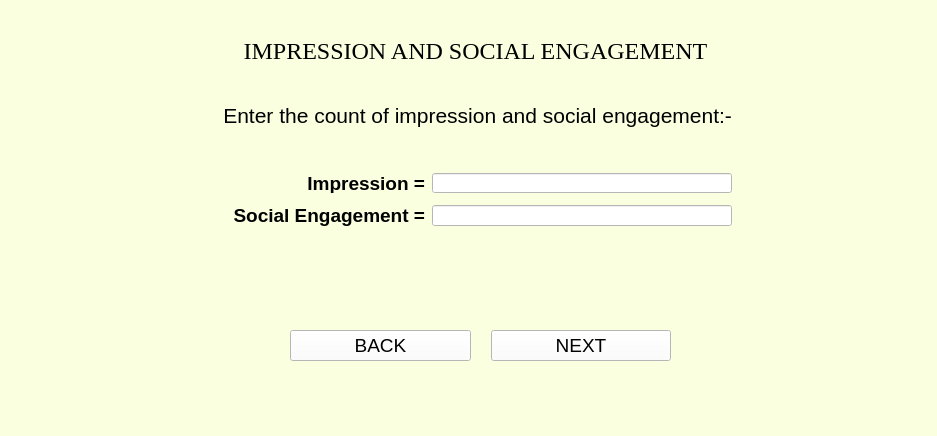
<?xml version="1.0" encoding="UTF-8"?>
<ui version="4.0">
 <class>MainWindow</class>
 <widget class="QMainWindow" name="MainWindow">
  <property name="geometry">
   <rect>
    <x>0</x>
    <y>0</y>
    <width>937</width>
    <height>436</height>
   </rect>
  </property>
  <property name="windowTitle">
   <string>MainWindow</string>
  </property>
  <property name="styleSheet">
   <string notr="true">background-color:rgb(250, 255, 224)</string>
  </property>
  <widget class="QWidget" name="centralwidget">
   <widget class="QLabel" name="label_10">
    <property name="geometry">
     <rect>
      <x>0</x>
      <y>30</y>
      <width>951</width>
      <height>41</height>
     </rect>
    </property>
    <property name="font">
     <font>
      <family>Times New Roman</family>
      <pointsize>18</pointsize>
     </font>
    </property>
    <property name="text">
     <string>IMPRESSION AND SOCIAL ENGAGEMENT</string>
    </property>
    <property name="alignment">
     <set>Qt::AlignCenter</set>
    </property>
   </widget>
   <widget class="QLabel" name="label">
    <property name="geometry">
     <rect>
      <x>0</x>
      <y>90</y>
      <width>961</width>
      <height>51</height>
     </rect>
    </property>
    <property name="font">
     <font>
      <family>Arial</family>
      <pointsize>16</pointsize>
     </font>
    </property>
    <property name="layoutDirection">
     <enum>Qt::LeftToRight</enum>
    </property>
    <property name="text">
     <string>Enter the count of impression and social engagement:- </string>
    </property>
    <property name="alignment">
     <set>Qt::AlignCenter</set>
    </property>
   </widget>
   <widget class="QWidget" name="layoutWidget">
    <property name="geometry">
     <rect>
      <x>230</x>
      <y>170</y>
      <width>507</width>
      <height>61</height>
     </rect>
    </property>
    <property name="font">
     <font>
      <family>Arial</family>
      <pointsize>14</pointsize>
      <weight>50</weight>
      <bold>false</bold>
     </font>
    </property>
    <layout class="QFormLayout" name="formLayout">
     <property name="labelAlignment">
      <set>Qt::AlignRight|Qt::AlignTrailing|Qt::AlignVCenter</set>
     </property>
     <property name="horizontalSpacing">
      <number>7</number>
     </property>
     <property name="verticalSpacing">
      <number>12</number>
     </property>
     <property name="leftMargin">
      <number>3</number>
     </property>
     <property name="topMargin">
      <number>3</number>
     </property>
     <property name="rightMargin">
      <number>5</number>
     </property>
     <property name="bottomMargin">
      <number>5</number>
     </property>
     <item row="0" column="0">
      <widget class="QLabel" name="label_3">
       <property name="font">
        <font>
         <family>Arial</family>
         <pointsize>14</pointsize>
         <weight>75</weight>
         <bold>true</bold>
        </font>
       </property>
       <property name="text">
        <string>Impression =</string>
       </property>
       <property name="alignment">
        <set>Qt::AlignRight|Qt::AlignTrailing|Qt::AlignVCenter</set>
       </property>
      </widget>
     </item>
     <item row="0" column="1">
      <widget class="QLineEdit" name="social_reach_1">
       <property name="font">
        <font>
         <family>Arial</family>
         <pointsize>12</pointsize>
         <weight>50</weight>
         <bold>false</bold>
        </font>
       </property>
       <property name="styleSheet">
        <string notr="true">background-color:rgb(255, 255, 255)</string>
       </property>
      </widget>
     </item>
     <item row="1" column="0">
      <widget class="QLabel" name="label_2">
       <property name="font">
        <font>
         <family>Arial</family>
         <pointsize>14</pointsize>
         <weight>75</weight>
         <bold>true</bold>
        </font>
       </property>
       <property name="text">
        <string>Social Engagement =</string>
       </property>
       <property name="alignment">
        <set>Qt::AlignRight|Qt::AlignTrailing|Qt::AlignVCenter</set>
       </property>
      </widget>
     </item>
     <item row="1" column="1">
      <widget class="QLineEdit" name="social_reach_2">
       <property name="font">
        <font>
         <family>Arial</family>
         <pointsize>12</pointsize>
         <weight>50</weight>
         <bold>false</bold>
        </font>
       </property>
       <property name="styleSheet">
        <string notr="true">background-color:rgb(255, 255, 255)</string>
       </property>
      </widget>
     </item>
    </layout>
   </widget>
   <widget class="QWidget" name="layoutWidget">
    <property name="geometry">
     <rect>
      <x>290</x>
      <y>310</y>
      <width>381</width>
      <height>71</height>
     </rect>
    </property>
    <property name="font">
     <font>
      <family>Arial</family>
      <pointsize>14</pointsize>
     </font>
    </property>
    <layout class="QGridLayout" name="gridLayout">
     <property name="horizontalSpacing">
      <number>20</number>
     </property>
     <item row="0" column="0">
      <widget class="QPushButton" name="backButton">
       <property name="font">
        <font>
         <family>Arial</family>
         <pointsize>14</pointsize>
        </font>
       </property>
       <property name="styleSheet">
        <string notr="true">background-color:rgb(255, 255, 255)</string>
       </property>
       <property name="text">
        <string>BACK</string>
       </property>
      </widget>
     </item>
     <item row="0" column="1">
      <widget class="QPushButton" name="nextButton">
       <property name="font">
        <font>
         <family>Arial</family>
         <pointsize>14</pointsize>
        </font>
       </property>
       <property name="styleSheet">
        <string notr="true">background-color:rgb(255, 255, 255)</string>
       </property>
       <property name="text">
        <string>NEXT</string>
       </property>
      </widget>
     </item>
    </layout>
   </widget>
  </widget>
  <widget class="QMenuBar" name="menubar">
   <property name="geometry">
    <rect>
     <x>0</x>
     <y>0</y>
     <width>937</width>
     <height>18</height>
    </rect>
   </property>
  </widget>
  <widget class="QStatusBar" name="statusbar"/>
 </widget>
 <resources/>
 <connections/>
</ui>
